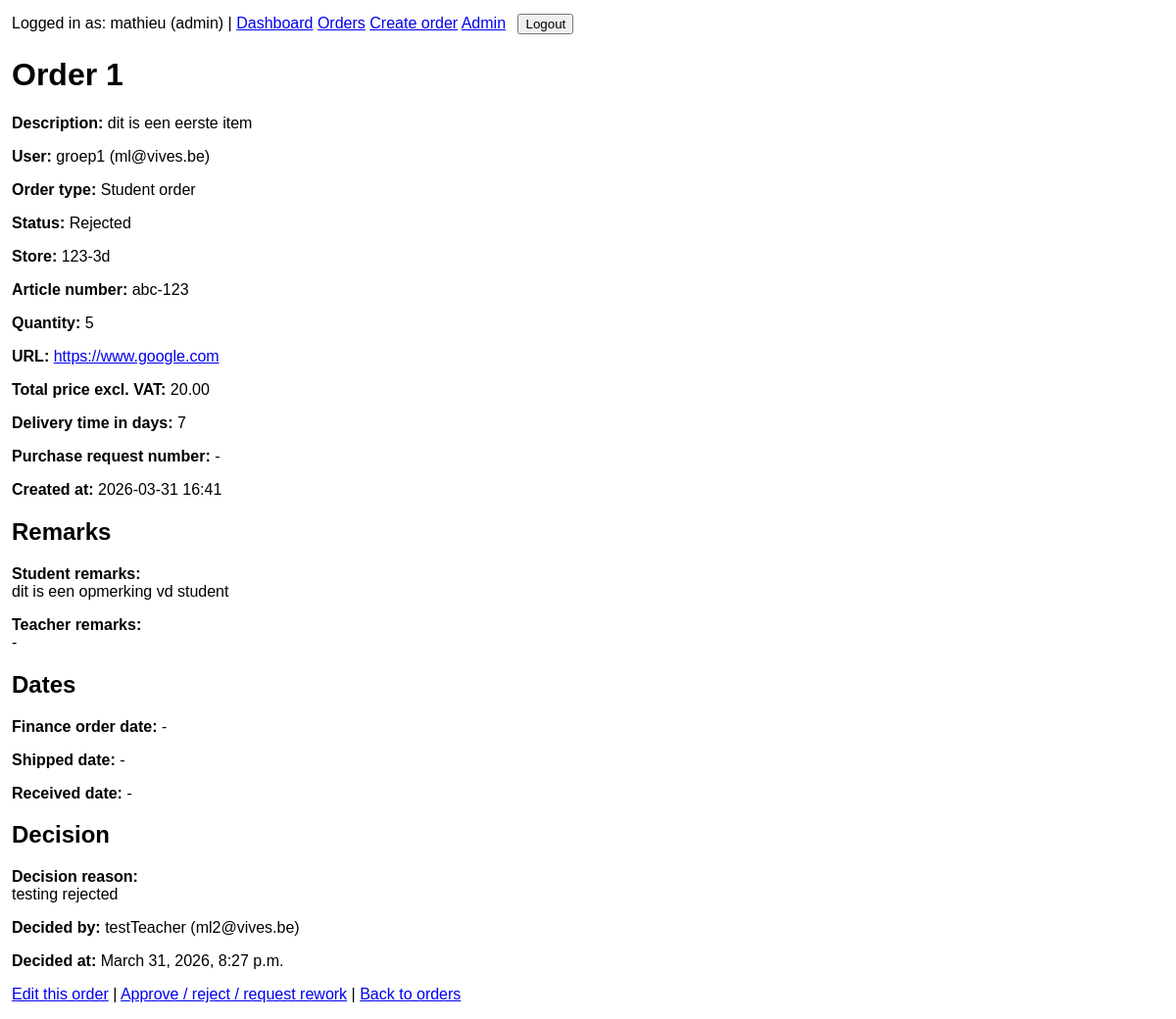
The page /orders/1/ (signed in) on the database its author committed.
### accounts/models.py (models this page shows, shortened)
class User(AbstractUser):
    ROLE_ADMIN = "admin"
    ROLE_TEACHER = "teacher"
    ROLE_STUDENT = "student"
    ROLE_CHOICES = [
        (ROLE_ADMIN, "Admin"),
        (ROLE_TEACHER, "Teacher"),
        (ROLE_STUDENT, "Student"),
    ]
    email = models.EmailField(unique=True)
    name = models.CharField(max_length=255)
    role = models.CharField(max_length=20, choices=ROLE_CHOICES, default=ROLE_STUDENT)
    USERNAME_FIELD = "email"
    REQUIRED_FIELDS = ["username", "name"]

### orders/models.py (models this page shows, shortened)
class Order(models.Model):
    ORDER_TYPE_STUDENT = "student_order"
    ORDER_TYPE_TEACHER = "teacher_order"
    ORDER_TYPE_CHOICES = [
        (ORDER_TYPE_STUDENT, "Student order"),
        (ORDER_TYPE_TEACHER, "Teacher order"),
    ]
    STATUS_DRAFT = "draft"
    STATUS_SUBMITTED = "submitted"
    STATUS_APPROVED = "approved"
    STATUS_REJECTED = "rejected"
    STATUS_REWORK = "rework"
    STATUS_CHOICES = [
        (STATUS_DRAFT, "Draft"),
        (STATUS_SUBMITTED, "Submitted"),
        (STATUS_APPROVED, "Approved"),
        (STATUS_REJECTED, "Rejected"),
        (STATUS_REWORK, "Needs rework"),
    ]
    user = models.ForeignKey(
        settings.AUTH_USER_MODEL,
        on_delete=models.CASCADE,
        related_name="orders",
    )
    order_type = models.CharField(max_length=20, choices=ORDER_TYPE_CHOICES)
    store = models.CharField(max_length=255)
    article_number = models.CharField(max_length=100, blank=True)
    ordernumber = models.CharField(
        max_length=100,
        blank=True,
        db_index=True,
        help_text="ERP order number",
    )
    quantity = models.PositiveIntegerField(default=1)
    status = models.CharField(max_length=20, choices=STATUS_CHOICES, default=STATUS_DRAFT)
    decision_reason = models.TextField(blank=True)
    created_at = models.DateTimeField(auto_now_add=True)
    short_description = models.CharField(max_length=255)
    url = models.URLField(blank=True)
    total_price_excl_vat = models.DecimalField(max_digits=10, decimal_places=2, null=True, blank=True)
    delivery_time_days = models.PositiveIntegerField(null=True, blank=True)
    purchase_request_number = models.CharField(max_length=100, blank=True)
    finance_order_date = models.DateField(null=True, blank=True)
    shipped_date = models.DateField(null=True, blank=True)
    received_date = models.DateField(null=True, blank=True)
    student_remarks = models.TextField(blank=True)
    teacher_remarks = models.TextField(blank=True)
    decided_by = models.ForeignKey(
        settings.AUTH_USER_MODEL,
        on_delete=models.SET_NULL,
        null=True,
        blank=True,
        related_name="decided_orders",
    )
    decided_at = models.DateTimeField(null=True, blank=True)
    class Meta:
        ordering = ["-created_at"]

### orders/views.py (the view)
# urls.py: path("orders/<int:order_id>/", order_detail, name="order_detail"),
@login_required
def order_detail(request, order_id):
    order = get_object_or_404(
        Order.objects.select_related("user", "decided_by"),
        pk=order_id,
    )
    if not user_can_view_order(request.user, order):
        raise Http404("You do not have permission to view this order.")
    context = {
        "order": order,
        "can_edit": user_can_edit_order(request.user, order),
        "can_decide": user_can_decide_order(request.user, order),
    }
    return render(request, "orders/order_detail.html", context)

### orders/views.py (called while the page is built, shortened)
def user_can_view_order(user, order):
    if user.role == User.ROLE_ADMIN:
        return True

def user_can_edit_order(user, order):
    if user.role == User.ROLE_ADMIN:
        return True
    if order.user_id != user.id:
        return False
    if order.status in [Order.STATUS_APPROVED, Order.STATUS_REJECTED]:
        return False
    return True

def user_can_decide_order(user, order):
    if user.role == User.ROLE_ADMIN:
        return True

### templates/orders/order_detail.html (shortened to what this page needs)
{% extends "base.html" %}
{% block content %}
    <h1>Order {{ order.id }}</h1>
    <div class="card">
        <p><strong>Description:</strong> {{ order.short_description }}</p>
        <p><strong>User:</strong> {{ order.user.name }} ({{ order.user.email }})</p>
        <p><strong>Order type:</strong> {{ order.get_order_type_display }}</p>
        <p><strong>Status:</strong> {{ order.get_status_display }}</p>
        <p><strong>Store:</strong> {{ order.store }}</p>
        <p><strong>Article number:</strong> {{ order.article_number|default:"-" }}</p>
        <p><strong>Quantity:</strong> {{ order.quantity }}</p>
        <p><strong>URL:</strong>
            {% if order.url %}
                <a href="{{ order.url }}" target="_blank" rel="noopener noreferrer">{{ order.url }}</a>
            {% else %}
                -
            {% endif %}
        </p>
        <p><strong>Total price excl. VAT:</strong> {{ order.total_price_excl_vat|default:"-" }}</p>
        <p><strong>Delivery time in days:</strong> {{ order.delivery_time_days|default:"-" }}</p>
        <p><strong>Purchase request number:</strong> {{ order.purchase_request_number|default:"-" }}</p>
        <p><strong>Created at:</strong> {{ order.created_at|date:"Y-m-d H:i" }}</p>
    </div>
    <div class="card">
        <h2>Remarks</h2>
        <p><strong>Student remarks:</strong><br>{{ order.student_remarks|default:"-" }}</p>
        <p><strong>Teacher remarks:</strong><br>{{ order.teacher_remarks|default:"-" }}</p>
    </div>
    <div class="card">
        <h2>Dates</h2>
        <p><strong>Finance order date:</strong> {{ order.finance_order_date|default:"-" }}</p>
        <p><strong>Shipped date:</strong> {{ order.shipped_date|default:"-" }}</p>
        <p><strong>Received date:</strong> {{ order.received_date|default:"-" }}</p>
    </div>
    <div class="card">
        <h2>Decision</h2>
        <p><strong>Decision reason:</strong><br>{{ order.decision_reason|default:"-" }}</p>
        <p>
            <strong>Decided by:</strong>
            {% if order.decided_by %}
                {{ order.decided_by.name }} ({{ order.decided_by.email }})
            {% else %}
                -
            {% endif %}
        </p>
        <p><strong>Decided at:</strong> {{ order.decided_at|default:"-" }}</p>
    </div>
    <p>
        {% if can_edit %}
            <a href="{% url 'orders:order_edit' order.id %}">Edit this order</a>
            |
        {% endif %}
        {% if can_decide %}
            <a href="{% url 'orders:order_decide' order.id %}">Approve / reject / request rework</a>
            |
        {% endif %}
        <a href="{% url 'orders:order_list' %}">Back to orders</a>
    </p>
{% endblock %}

### templates/base.html (shortened to what this page needs)
<!DOCTYPE html>
<html lang="en">
<head>
</head>
<body>
    <div class="top-nav">
        {% if user.is_authenticated %}
            Logged in as: {{ user.name }} ({{ user.role }})
            |
            <a href="{% url 'orders:dashboard' %}">Dashboard</a>
            <a href="{% url 'orders:order_list' %}">Orders</a>
            <a href="{% url 'orders:order_create' %}">Create order</a>
            <a href="/admin/">Admin</a>
            <form method="post" action="{% url 'logout' %}">
                <button type="submit">Logout</button>
            </form>
        {% else %}
            <a href="{% url 'login' %}">Login</a>
        {% endif %}
    </div>
    {% block content %}{% endblock %}
</body>
</html>

### templates/base.html (style rules this page uses)
body { font-family: Arial, sans-serif; margin: 12px; }
form { margin-bottom: 12px; }
input, select, textarea, button { margin: 2px 0; }
.top-nav { margin-bottom: 16px; }
.top-nav form { display: inline; margin-left: 8px; }

### rows shown on the page
User: name "mathieu", role "admin"
Order: id "1", short_description "dit is een eerste item", user.name "groep1", user.email "ml@vives.be", order_type "Student order", status "Rejected", store "123-3d", article_number "abc-123", quantity "5", url "https://www.google.com", total_price_excl_vat "20.00", delivery_time_days "7", purchase_request_number "-", created_at "2026-03-31 16:41", student_remarks "dit is een opmerking vd student", teacher_remarks "-", finance_order_date "-", shipped_date "-", received_date "-", decision_reason "testing rejected", decided_by.name "testTeacher", decided_by.email "ml2@vives.be", decided_at "March 31, 2026, 8:27 p.m."
